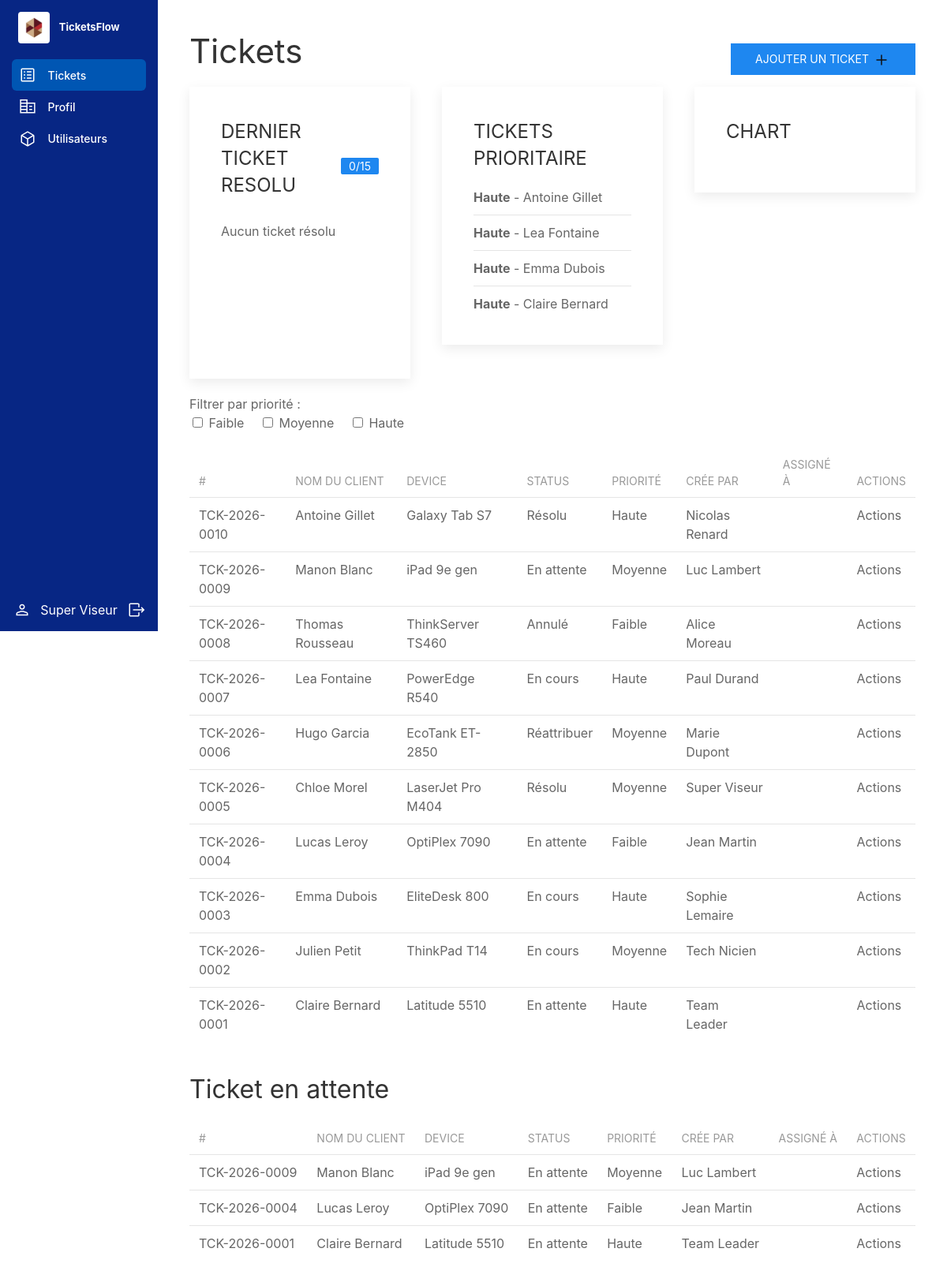
/views/index.php (signed in), run on an earlier commit of the app's database.
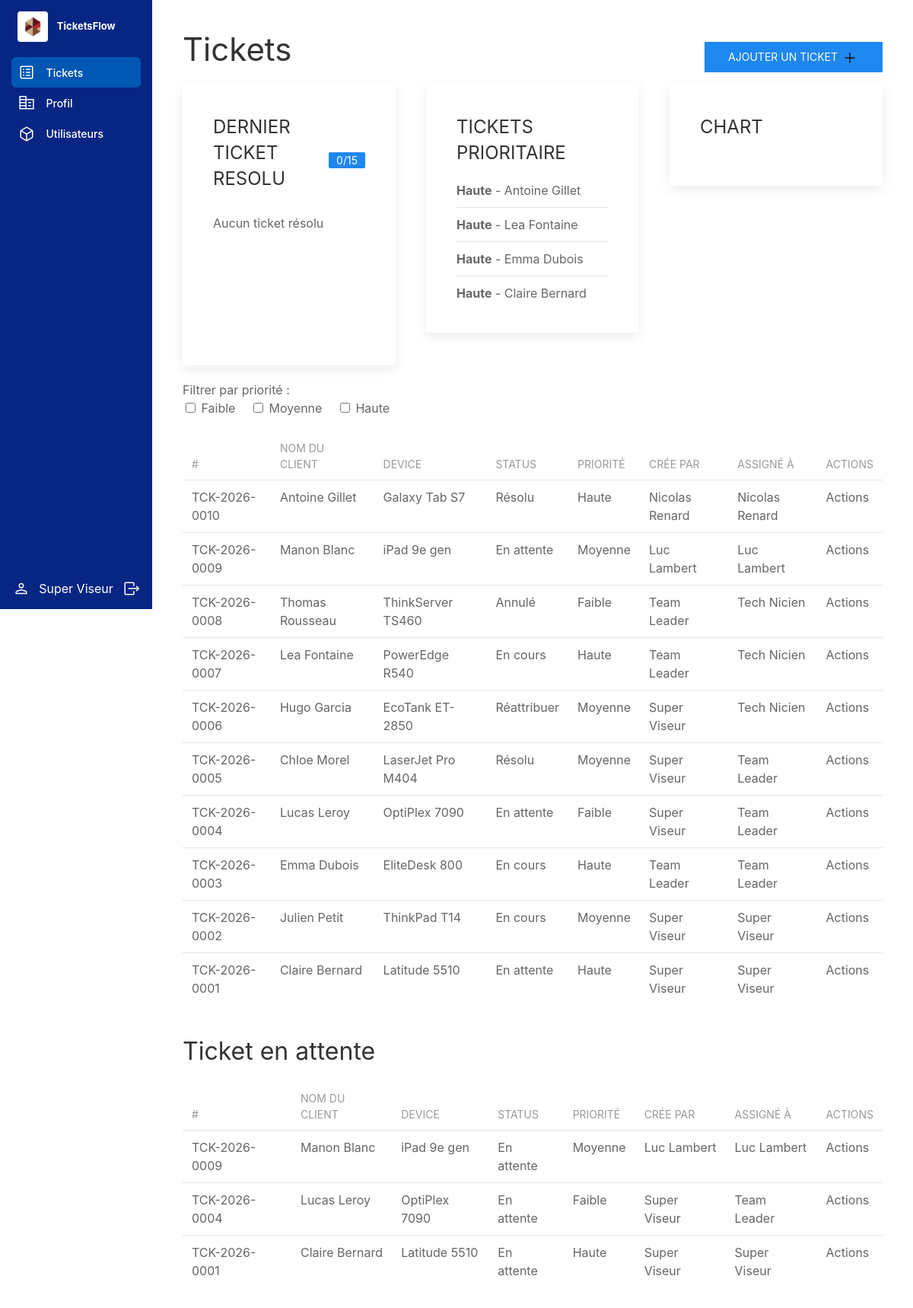
And on a later commit of the database.
### tables this page shows
create table if not exists tickets(
id_ticket int unsigned primary key auto_increment,
ticket_number varchar (100) not null,
client_id int unsigned,
device_id int unsigned,
status_id tinyint unsigned ,
priority_id tinyint unsigned ,
created_by int unsigned ,
assigned_to int unsigned,
foreign key (created_by) references users (id_user),
foreign key (assigned_to) references users (id_user),
foreign key (client_id) references clients (id_client),
foreign key (device_id) references devices (id_device),
foreign key (status_id) references `status` (id_status),
foreign key (priority_id) references priorities (id_priority)
);

create table if not exists priorities(
id_priority tinyint unsigned primary key auto_increment,
nom varchar(35) not null
);

create table if not exists devices (
id_device  int unsigned  key auto_increment,
model varchar (100) ,
serial_number varchar (100) ,
brand varchar (100) ,
type_id tinyint unsigned ,
client_id int unsigned ,
submission_date DateTime ,
retrieve_date DateTime ,
foreign key (client_id) references clients (id_client),
foreign key (type_id) references types (id_type)
);

create table if not exists `status`(
id_status tinyint unsigned primary key auto_increment,
nom varchar(35) not null
);

### views/add_ticket.php (called while the page is built, shortened)
<?php
require_once "../Controllers/PrioritiesController.php";
require_once "../Controllers/TicketController.php";
require_once "../models/Priority.php";
$tickets = TicketController::getTickets();
?>

### DAO/ticketDAO.php (called while the page is built, shortened)
<?php
class TicketDAO
{
	public static function getTickets()
	{
		$con = MONPDO::getPDO();
		$requete = "SELECT
			t.id_ticket,
			t.ticket_number,
			t.client_id,
			t.device_id,
			t.status_id,
			t.priority_id,
			t.created_by,
			t.assigned_to,
			c.fname AS client_fname,
			c.lname AS client_lname,
			d.model AS device_model,
			s.nom AS status,
			p.nom AS priority,
			u.fname AS created_by_fname,
			u.lname AS created_by_lname,
			ua.fname AS assigned_to_fname,
			ua.lname AS assigned_to_lname
		FROM tickets t
			LEFT JOIN clients c ON t.client_id = c.id_client
			LEFT JOIN devices d ON t.device_id = d.id_device
			LEFT JOIN status s ON t.status_id = s.id_status
			LEFT JOIN priorities p ON t.priority_id = p.id_priority
			LEFT JOIN users u ON t.created_by = u.id_user
			LEFT JOIN users ua ON t.assigned_to = ua.id_user
		ORDER BY t.id_ticket DESC";
		$stmt = $con->prepare($requete);
		$stmt->execute();
		return $stmt->fetchAll(PDO::FETCH_ASSOC);
	}
}

### Controllers/TicketController.php (called while the page is built, shortened)
<?php
require_once "../DAO/TicketDAO.php";
require_once __DIR__ . "/../models/Ticket.php";
class TicketController
{
	public static function getTickets()
	{
		$ticketsObjet = [];
		$tickets = TicketDAO::getTickets();
		foreach ($tickets as $ticket) {
			$ticketsObjet[] = new Ticket(
				$ticket["ticket_number"],
				trim($ticket["client_fname"] . " " . $ticket["client_lname"]),
				$ticket["device_model"],
				$ticket["status"],
				$ticket["priority"],
				trim($ticket["created_by_fname"] . " " . $ticket["created_by_lname"]),
				trim($ticket["assigned_to_fname"] . " " . $ticket["assigned_to_lname"]),
				$ticket["id_ticket"] ?? null,
			);
		}
		return $ticketsObjet;
	}
}

### models/Ticket.php (called while the page is built, shortened)
<?php
class Ticket
{
	private $ticket_number;
	private $client_name;
	private $device_name;
	private $status_name;
	private $priority_name;
	private $created_by;
	private $assigned_to;
	public function __construct($ticket_number, $client_name, $device_name, $status_name, $priority_name, $created_by, $assigned_to, $id_ticket = null)
	{
		$this->ticket_number = $ticket_number;
		$this->client_name = $client_name;
		$this->device_name = $device_name;
		$this->status_name = $status_name;
		$this->priority_name = $priority_name;
		$this->created_by = $created_by;
		$this->assigned_to = $assigned_to;
	}
	public function getTicketNumber()
	{
		return $this->ticket_number;
	}
	public function getClientName()
	{
		return $this->client_name;
	}
	public function getDeviceName()
	{
		return $this->device_name;
	}
	public function getStatusName()
	{
		return $this->status_name;
	}
	public function getPriorityName()
	{
		return $this->priority_name;
	}
	public function getCreatedBy()
	{
		return $this->created_by;
	}
	public function getAssignedTo()
	{
		return $this->assigned_to;
	}
}

### DAO/PrioritiesDAO.php (called while the page is built, shortened)
<?php
class PrioritiesDAO
{
	public static function getPriorities()
	{
		$con = MONPDO::getPDO();
		$requete = "SELECT id_priority, nom
                    FROM priorities";
		$stmt = $con->prepare($requete);
		$stmt->execute();
		return $stmt->fetchAll(PDO::FETCH_ASSOC);
	}
}

### Controllers/PrioritiesController.php (called while the page is built, shortened)
<?php
require_once "../DAO/PrioritiesDAO.php";
require_once __DIR__ . "/../models/Priority.php";
class PrioritiesController
{
	static function getPriorities()
	{
		$prioritiesObjet = [];
		$priorities = PrioritiesDAO::getPriorities();
		foreach ($priorities as $priority) {
			$prioritiesObjet[] = new Priorities($priority["nom"], $priority["id_priority"]);
		}
		return $prioritiesObjet;
	}
}

### models/Priority.php (called while the page is built, shortened)
<?php
class Priorities
{
	private $name;
	public function __construct($name, $id_priority = null)
	{
		$this->name = $name;
	}
	public function getPrioritiesName()
	{
		return $this->name;
	}
}

### views/index.php (the view, shortened to what this page needs)
<?php
require_once "../Controllers/TicketController.php";
require_once "../models/Ticket.php";
require_once "../Controllers/PrioritiesController.php";
require_once "../models/Priority.php";
$priorities = PrioritiesController::getPriorities();
if ($_SESSION["user_role"] === "Superviseur" || $_SESSION["user_role"] === "Team Leader") {
	$allTickets = TicketController::getTickets();
} else {
	$allTickets = TicketController::getTicketsByAssigned($_SESSION["id_user"]);
}
$priorityNames = array_map(function ($priority) {
	return $priority->getPrioritiesName();
}, $priorities);
$selectedPriorities = isset($_GET["priority"]) ? (array) $_GET["priority"] : [];
$selectedPriorities = array_filter($selectedPriorities);
?>
<!DOCTYPE html>
<html lang="fr">
<head>
    <link rel="stylesheet" href="../public/css/uikit.min.css" />
    <link rel="stylesheet" href="style.css">
</head>
	<body>
		<div class="uk-grid-collapse" uk-grid>
			<div class="uk-width-1-6 uk-padding-small uk-visible@m uk-flex uk-flex-column uk-flex-between apk-left-menu">
    			<?php include "navbar.php"; ?>
			</div>
					<div class="uk-width-auto uk-padding-small uk-flex uk-flex-column uk-flex-between apk-left-menu"><?php include "navbar.php"; ?></div>
			<div class="uk-width-expand uk-padding">
				<div class="uk-flex uk-flex-middle uk-flex-between">
					<h1>Tickets</h1>
					<button class="uk-button uk-button-primary" uk-toggle="target: #modal-add-ticket">Ajouter un ticket <img src="../public/img/add.svg" alt="ajouter"></button>
					<?php include "add_ticket.php"; ?>
				</div>
				<div uk-grid class="uk-grid uk-child-width-1-1 uk-child-width-1-3@m" uk-height-match="target: div>div>.uk-list">
					<div>
						<?php
      $ticketsResolus = array_filter($allTickets, function ($ticket) {
      	return strtolower($ticket->getStatusName()) === "resolu";
      });
      $nbResolus = count($ticketsResolus);
      usort($ticketsResolus, function ($a, $b) {
      	return $b->getIdTicket() <=> $a->getIdTicket();
      });
      $lastResolus = array_slice($ticketsResolus, 0, 4);
      ?>
						<div class="uk-card uk-card-default uk-card-body uk-margin-bottom">
							<div class="uk-flex uk-flex-between uk-flex-middle">
								<h3 class="uk-card-title">DERNIER TICKET RESOLU</h3>
								<span class="uk-label"><?= $nbResolus ?>/15</span>
							</div>
							<ul class="uk-list uk-list-divider uk-margin-small-top">
								<?php if (empty($lastResolus)): ?>
									<li>Aucun ticket résolu</li>
								<?php endif; ?>
							</ul>
						</div>
					</div>
					<div>
						<?php
      $ticketsHaute = array_filter($allTickets, function ($ticket) {
      	return strtolower($ticket->getPriorityName()) === "haute";
      });
      usort($ticketsHaute, function ($a, $b) {
      	return $b->getIdTicket() <=> $a->getIdTicket();
      });
      $lastHaute = array_slice($ticketsHaute, 0, 4);
      ?>
						<div class="uk-card uk-card-default uk-card-body uk-margin-bottom">
							<h3 class="uk-card-title">TICKETS PRIORITAIRE</h3>
							<ul class="uk-list uk-list-divider uk-margin-small-top">
								<?php if (empty($lastHaute)): ?>
									<li>Aucun ticket haute priorité</li>
								<?php else: ?>
									<?php foreach ($lastHaute as $ticket): ?>
										<li>
											<span class="uk-text-bold"><?= $ticket->getPriorityName() ?></span>
											-
											<span><?= $ticket->getClientName() ?></span>
										</li>
									<?php endforeach; ?>
								<?php endif; ?>
							</ul>
						</div>
					</div>
					<div>
						<div class="uk-card uk-card-default uk-card-body uk-margin-bottom">
							<h3 class="uk-card-title">CHART</h3>
						</div>
					</div>
				</div>
				<form method="get" id="priorityFilterForm" style="margin-bottom: 20px;">
					<label>Filtrer par priorité :</label><br>
					<?php foreach ($priorityNames as $name): ?>
						<label style="margin-right: 15px;">
							<input type="checkbox" name="priority[]" value="<?= htmlspecialchars($name) ?>"
								<?= in_array($name, $selectedPriorities) ? "checked" : "" ?>
								onchange="document.getElementById('priorityFilterForm').submit();"
							>
							<?= htmlspecialchars($name) ?>
						</label>
					<?php endforeach; ?>
				</form>
				<div class="uk-overflow-auto">
				    <table class="uk-table uk-table-small uk-table-divider">
				        <thead>
				            <tr>
				                <th>#</th>
				                <th>Nom du client</th>
				                <th>Device</th>
				                <th>Status</th>
				                <th>Priorité</th>
				                <th>Crée par</th>
				                <th>Assigné à</th>
				                <th>Actions</th>
				            </tr>
				        </thead>
				        <tbody>
							<?php if (empty($tickets)): ?>
								<tr>
									<td colspan="8">Aucun ticket pour cette priorité</td>
								</tr>
							<?php else: ?>
								<?php foreach ($tickets as $ticket): ?>
								<tr>
									<td><?= $ticket->getTicketNumber() ?></td>
									<td><?= $ticket->getClientName() ?></td>
									<td><?= $ticket->getDeviceName() ?></td>
									<td><?= $ticket->getStatusName() ?></td>
									<td><?= $ticket->getPriorityName() ?></td>
									<td><?= $ticket->getCreatedBy() ?></td>
									<td><?= $ticket->getAssignedTo() ?></td>
									<td>Actions</td>
								</tr>
								<?php endforeach; ?>
							<?php endif; ?>
				        </tbody>
				    </table>
				</div>
				<?php if ($_SESSION["user_role"] === "Superviseur" || $_SESSION["user_role"] === "Team Leader"): ?>
				<h2>Ticket en attente</h2>
				<div class="uk-overflow-auto">
				    <table class="uk-table uk-table-small uk-table-divider">
				        <thead>
				            <tr>
				                <th>#</th>
				                <th>Nom du client</th>
				                <th>Device</th>
				                <th>Status</th>
				                <th>Priorité</th>
				                <th>Crée par</th>
				                <th>Assigné à</th>
				                <th>Actions</th>
				            </tr>
				        </thead>
				        <tbody>
							<?php $ticketsEnAttente = array_filter($allTickets, function ($ticket) {
       	return strtolower($ticket->getStatusName()) === "en attente";
       }); ?>
							<?php if (empty($ticketsEnAttente)): ?>
								<tr>
									<td colspan="8">Pas de ticket en attente</td>
								</tr>
							<?php else: ?>
								<?php foreach ($ticketsEnAttente as $ticket): ?>
								<tr>
									<td><?= $ticket->getTicketNumber() ?></td>
									<td><?= $ticket->getClientName() ?></td>
									<td><?= $ticket->getDeviceName() ?></td>
									<td><?= $ticket->getStatusName() ?></td>
									<td><?= $ticket->getPriorityName() ?></td>
									<td><?= $ticket->getCreatedBy() ?></td>
									<td><?= $ticket->getAssignedTo() ?></td>
									<td>Actions</td>
								</tr>
								<?php endforeach; ?>
							<?php endif; ?>
				        </tbody>
				    </table>
				</div>
				<?php endif; ?>
			</div>
		</div>
	</body>
</html>

### views/navbar.php
<div>
	<div class="apk-logo uk-margin">
		<a href="index.php">
			<img src="../public/img/logo.svg" alt="Logo"> TicketsFlow
		</a>
	</div>
	<div>
		<ul class="uk-nav">
			<li class="uk-active">
				<a href="ticket.php">
					<span class="uk-margin-small-right"><img src="../public/img/invoices.svg" alt="Tickets" /></span>
					Tickets
				</a>
			</li>
			<li class="">
				<a href="profil.php">
					<span class="uk-margin-small-right"><img src="../public/img/clients.svg" alt="Profil" /></span>
						Profil
				</a>
			</li>
			<li class="">
				<a href="contact.php">
					<span class="uk-margin-small-right"><img src="../public/img/product.svg" alt="Contact"
					/></span>
					Utilisateurs
				</a>
			</li>
		</ul>
	</div>
</div>
<div class="uk-flex uk-flex-around uk-flex-center uk-flex-middle">
	<img src="../public/img/person.svg" alt="">
	<div class="uk-margin-small-left uk-margin-small-right apk-username">
		<?= htmlspecialchars($_SESSION["user_fname"]) ?>
        <?= htmlspecialchars($_SESSION["user_lname"]) ?>
    </div>
	<a href="../process/processLogout.php" class="uk-flex uk-flex-center uk-flex-middle uk-flex-none"><img src="../public/img/logout.svg" alt="logout" class="uk-flex-none"></a>
</div>

### views/style.css (style rules this page uses)
.apk-username { white-space: nowrap; overflow: hidden; text-overflow: ellipsis; }

What changed in the data, as far as the page shows it:
changed tickets "TCK-2026-0010": AssignedTo (not shown) → "Nicolas Renard"
changed tickets "TCK-2026-0007": CreatedBy "Paul Durand" → "Team Leader"; AssignedTo (not shown) → "Tech Nicien"
changed tickets "TCK-2026-0003": CreatedBy "Sophie Lemaire" → "Team Leader"; AssignedTo (not shown) → "Team Leader"
changed tickets "TCK-2026-0001": CreatedBy "Team Leader" → "Super Viseur"; AssignedTo (not shown) → "Super Viseur"
changed tickets "TCK-2026-0009": AssignedTo (not shown) → "Luc Lambert"
changed tickets "TCK-2026-0008": CreatedBy "Alice Moreau" → "Team Leader"; AssignedTo (not shown) → "Tech Nicien"
changed tickets "TCK-2026-0006": CreatedBy "Marie Dupont" → "Super Viseur"; AssignedTo (not shown) → "Tech Nicien"
changed tickets "TCK-2026-0005": AssignedTo (not shown) → "Team Leader"
changed tickets "TCK-2026-0004": CreatedBy "Jean Martin" → "Super Viseur"; AssignedTo (not shown) → "Team Leader"
changed tickets "TCK-2026-0002": CreatedBy "Tech Nicien" → "Super Viseur"; AssignedTo (not shown) → "Super Viseur"
